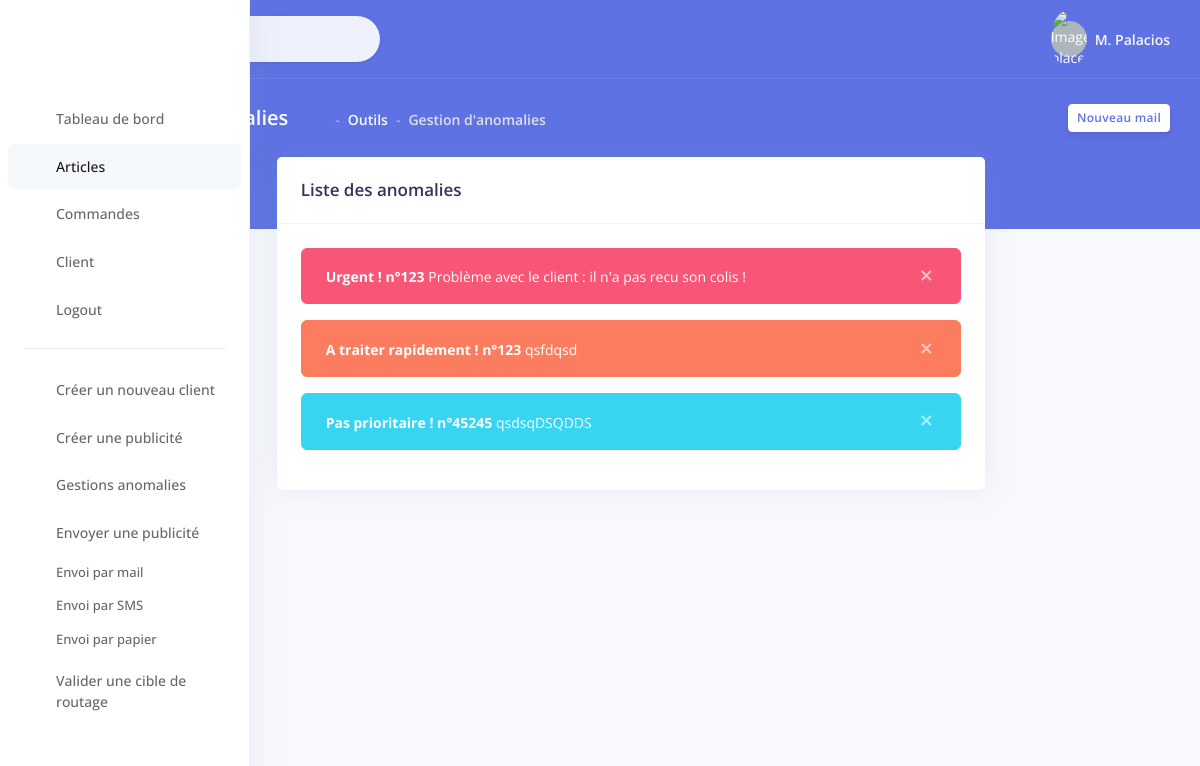
/liste_anomalies/ (signed in), run on an earlier commit of the app's database.
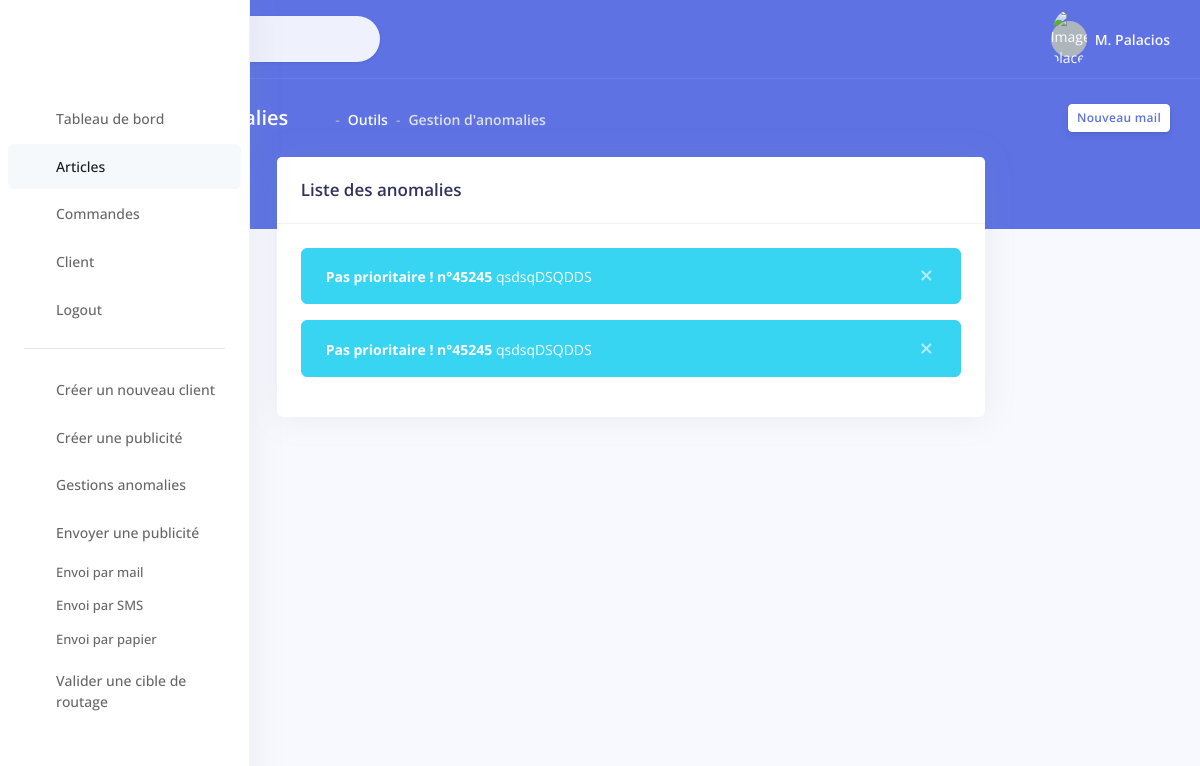
And on a later commit of the database.
### fenouil/models.py (models this page shows)
class Anomalie(models.Model):
    num_commande = models.CharField(max_length=50)
    statut = models.CharField(max_length=50)
    description = models.CharField(max_length=200)
    pub_date = models.DateTimeField('Date de publication', default=None)

### fenouil/views.py (the view)
# urls.py: path('liste_anomalies/', views.liste_anomalies, name='liste_anomalies'),
def liste_anomalies(request):
    if not request.user.is_authenticated:
        return render(request, 'fenouil/accueil.html')
    else:
        return render(request, 'fenouil/liste_anomalies.html', {'anomalies': anomalies})

### templates/fenouil/liste_anomalies.html (shortened to what the changed rows need)
 {% load static %}
<!DOCTYPE html>
<html>
<head>
  <link rel="stylesheet" href="{% static 'assets/vendor/nucleo/css/nucleo.css'%}" type="text/css">
  <link rel="stylesheet" href="{% static 'assets/vendor/@fortawesome/fontawesome-free/css/all.min.css'%}" type="text/css">
  <link rel="stylesheet" href="{% static 'assets/vendor/animate.css/animate.min.css'%}">
  <link rel="stylesheet" href="{% static 'assets/vendor/sweetalert2/dist/sweetalert2.min.css'%}">
  <link rel="stylesheet" href="{% static 'assets/css/argon.css'%}" type="text/css">
</head>
<body>
  <div class="main-content" id="panel">
  <div class="main-content" id="panel">
    <div class="container-fluid mt--6">
      <div class="row justify-content-center">
        <div class="col-lg-8 card-wrapper">
          <div class="card">
            <div class="card-body">
              {% for anomalie in anomalies %}
                {% if anomalie.statut == 'Urgent' %}
                  <div class="alert alert-danger alert-dismissible fade show" role="alert">
                    <span class="alert-text"><strong>{{ anomalie.statut }} !</strong> <strong> n°{{ anomalie.num_commande }}</strong> {{ anomalie.description }}</span>
                    <button type="button" class="close" data-dismiss="alert" aria-label="Close">
                      <span aria-hidden="true">&times;</span>
                    </button>
                  </div>
                {% elif anomalie.statut == 'A traiter rapidement' %}
                  <div class="alert alert-warning alert-dismissible fade show" role="alert">
                    <span class="alert-text"><strong>{{ anomalie.statut }} !</strong> <strong> n°{{ anomalie.num_commande }}</strong> {{ anomalie.description }}</span>
                    <button type="button" class="close" data-dismiss="alert" aria-label="Close">
                      <span aria-hidden="true">&times;</span>
                    </button>
                  </div>
                {% else %}
                  <div class="alert alert-info alert-dismissible fade show" role="alert">
                    <span class="alert-text"><strong>{{ anomalie.statut }} !</strong> <strong> n°{{ anomalie.num_commande }}</strong> {{ anomalie.description }}</span>
                    <button type="button" class="close" data-dismiss="alert" aria-label="Close">
                      <span aria-hidden="true">&times;</span>
                    </button>
                  </div>
                {% endif %}
              {% endfor %}
            </div>
          </div>
        </div>
      </div>
    </div>
  </div>
</body>
</html>

What changed in the data, as far as the page shows it:
removed Anomalie: statut "Urgent", num_commande "123", description "Problème avec le client : il n'a pas recu son colis !"
removed Anomalie: statut "A traiter rapidement", num_commande "123", description "qsfdqsd"
added Anomalie: statut "Pas prioritaire", num_commande "45245", description "qsdsqDSQDDS"
